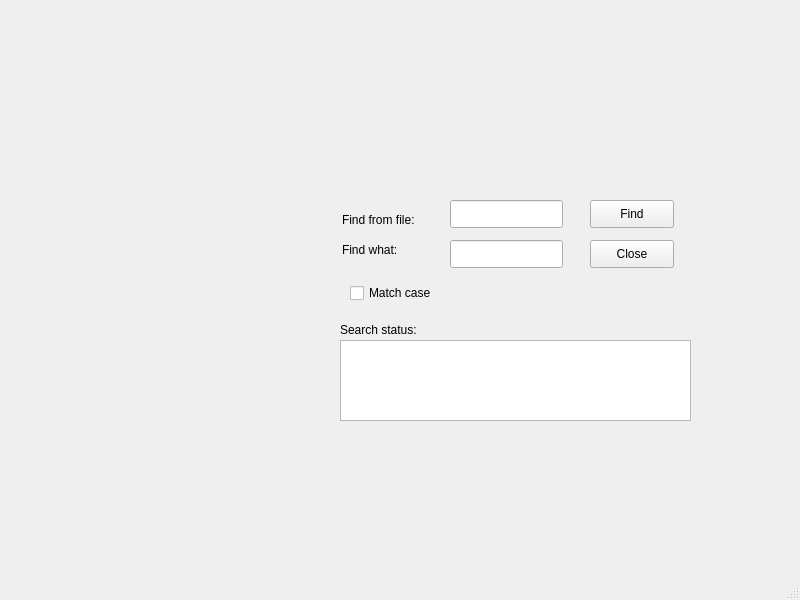
<?xml version="1.0" encoding="UTF-8"?>
<ui version="4.0">
 <class>MainWindow</class>
 <widget class="QMainWindow" name="MainWindow">
  <property name="geometry">
   <rect>
    <x>0</x>
    <y>0</y>
    <width>800</width>
    <height>600</height>
   </rect>
  </property>
  <property name="windowTitle">
   <string>MainWindow</string>
  </property>
  <widget class="QWidget" name="centralwidget">
   <widget class="QLabel" name="label">
    <property name="geometry">
     <rect>
      <x>342</x>
      <y>210</y>
      <width>101</width>
      <height>20</height>
     </rect>
    </property>
    <property name="text">
     <string>Find from file:</string>
    </property>
   </widget>
   <widget class="QLabel" name="label_2">
    <property name="geometry">
     <rect>
      <x>342</x>
      <y>240</y>
      <width>101</width>
      <height>20</height>
     </rect>
    </property>
    <property name="text">
     <string>Find what:</string>
    </property>
   </widget>
   <widget class="QLabel" name="label_3">
    <property name="geometry">
     <rect>
      <x>340</x>
      <y>320</y>
      <width>101</width>
      <height>20</height>
     </rect>
    </property>
    <property name="text">
     <string>Search status:</string>
    </property>
   </widget>
   <widget class="QCheckBox" name="matchCheckBox">
    <property name="geometry">
     <rect>
      <x>350</x>
      <y>280</y>
      <width>101</width>
      <height>26</height>
     </rect>
    </property>
    <property name="text">
     <string>Match case</string>
    </property>
   </widget>
   <widget class="QLineEdit" name="fileLineEdit">
    <property name="geometry">
     <rect>
      <x>450</x>
      <y>200</y>
      <width>113</width>
      <height>28</height>
     </rect>
    </property>
   </widget>
   <widget class="QLineEdit" name="keyLineEdit">
    <property name="geometry">
     <rect>
      <x>450</x>
      <y>240</y>
      <width>113</width>
      <height>28</height>
     </rect>
    </property>
   </widget>
   <widget class="QTextBrowser" name="textBrowser">
    <property name="geometry">
     <rect>
      <x>340</x>
      <y>340</y>
      <width>351</width>
      <height>81</height>
     </rect>
    </property>
   </widget>
   <widget class="QPushButton" name="findPushButton">
    <property name="geometry">
     <rect>
      <x>590</x>
      <y>200</y>
      <width>84</width>
      <height>28</height>
     </rect>
    </property>
    <property name="text">
     <string>Find</string>
    </property>
   </widget>
   <widget class="QPushButton" name="closePushButton">
    <property name="geometry">
     <rect>
      <x>590</x>
      <y>240</y>
      <width>84</width>
      <height>28</height>
     </rect>
    </property>
    <property name="text">
     <string>Close</string>
    </property>
   </widget>
  </widget>
  <widget class="QMenuBar" name="menubar">
   <property name="geometry">
    <rect>
     <x>0</x>
     <y>0</y>
     <width>800</width>
     <height>25</height>
    </rect>
   </property>
  </widget>
  <widget class="QStatusBar" name="statusbar"/>
 </widget>
 <resources/>
 <connections/>
</ui>
